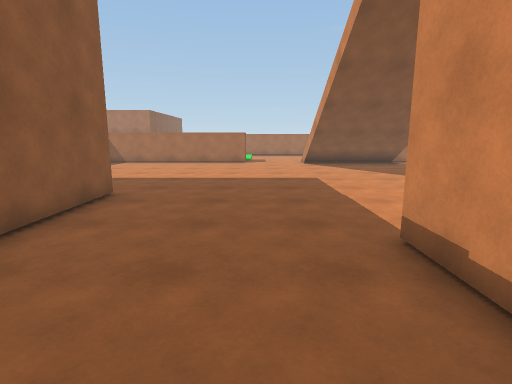
View 1 (above)

20 first-person views from a walk through a Unity game level. The camera is 1.5 m above the floor, tilts 10° down and sees 80° across. The floor is counted in squares, 1 m on a side. Each view is taken from the middle of a square. On the plan, view 1 faces up. The plan holds only what a view shows up to about 15 squares ahead; the rest is blank. The place goes on beyond the plan. The player is left out.

View 2
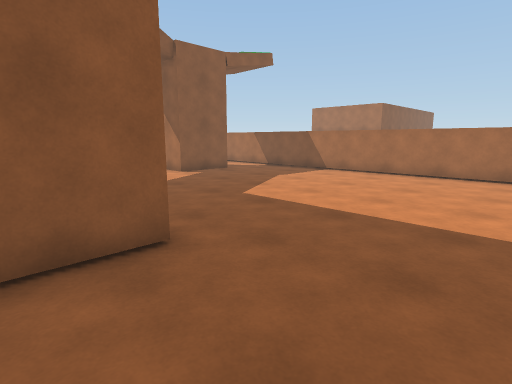

View 3
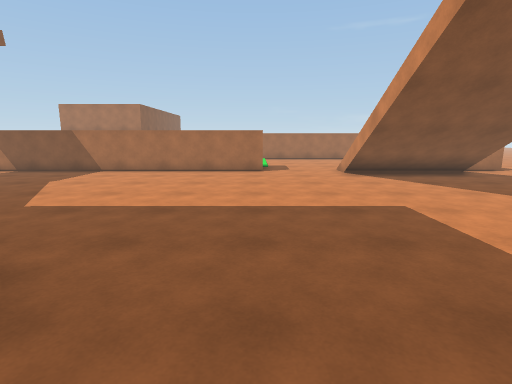

View 4
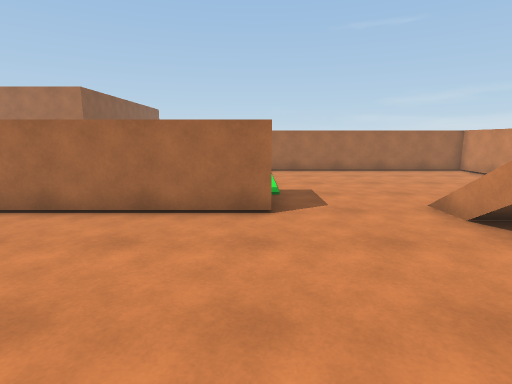

View 5
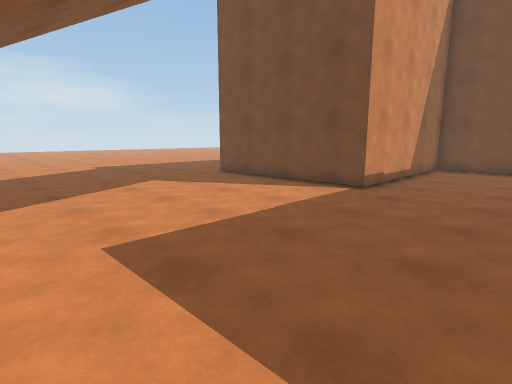

View 6
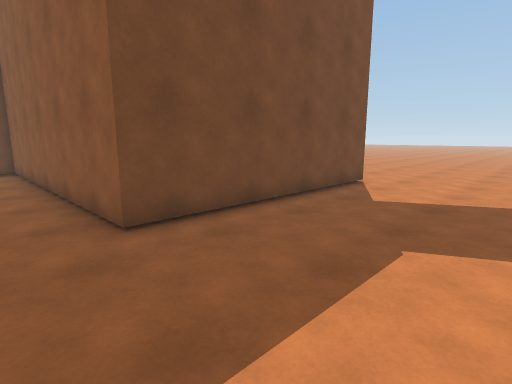

View 7
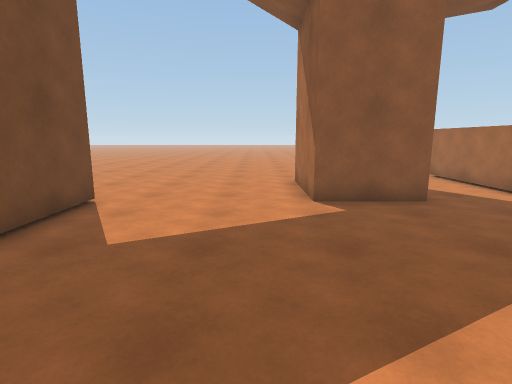

View 8
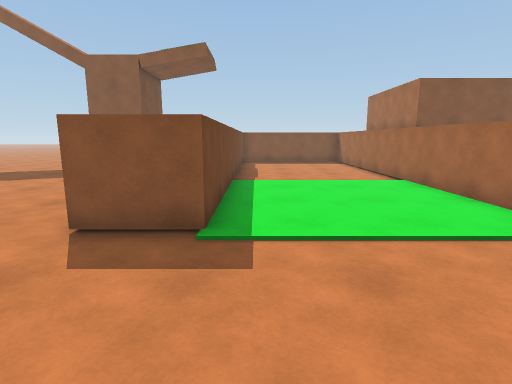

View 9
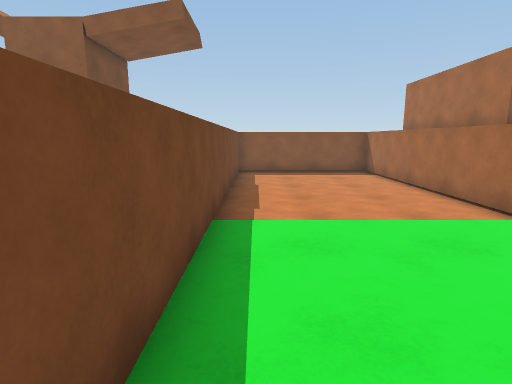

View 10
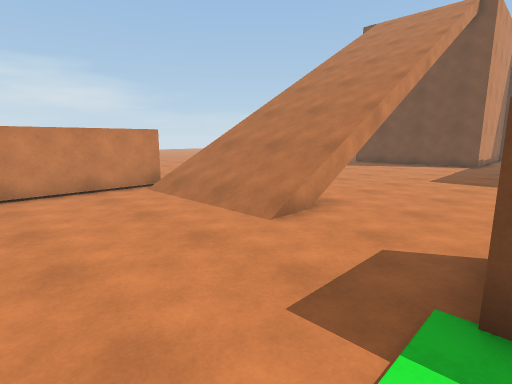

View 11
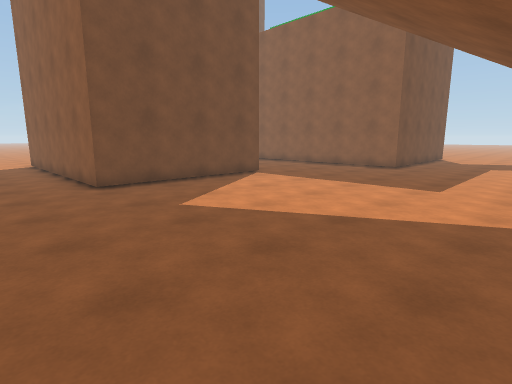

View 12
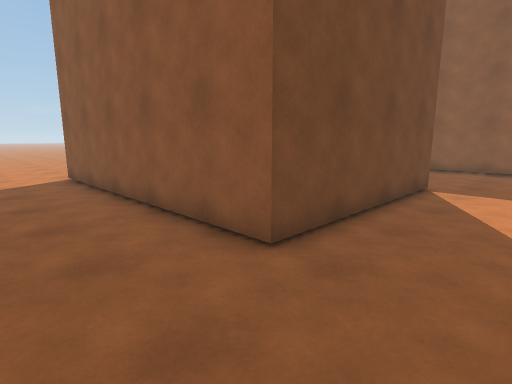

View 13
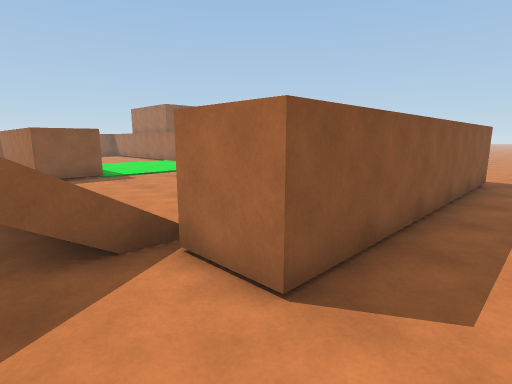

View 14
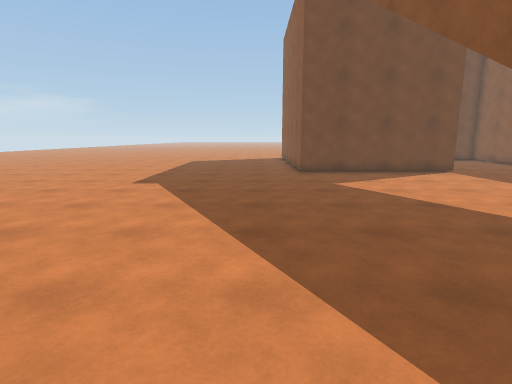

View 15
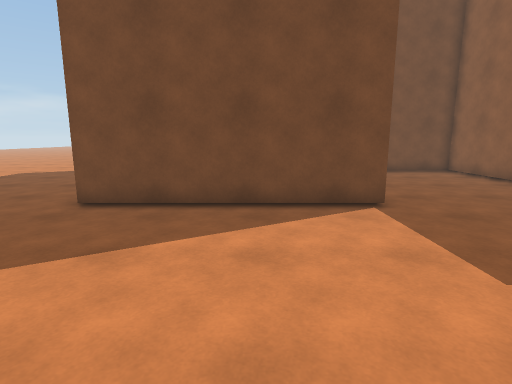

View 16
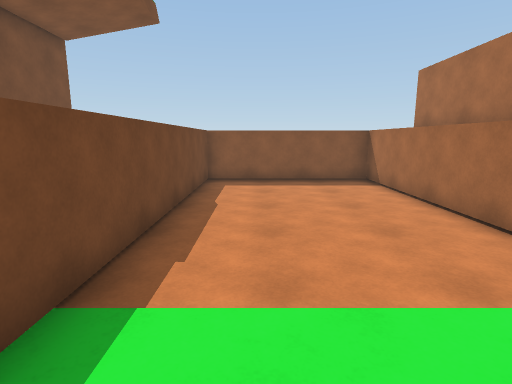

View 17
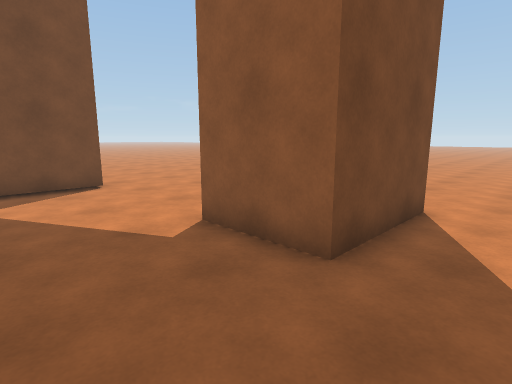

View 18
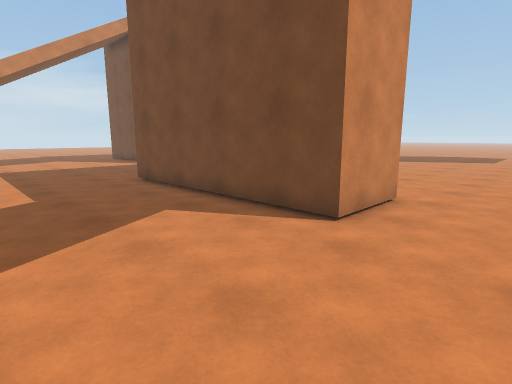

View 19
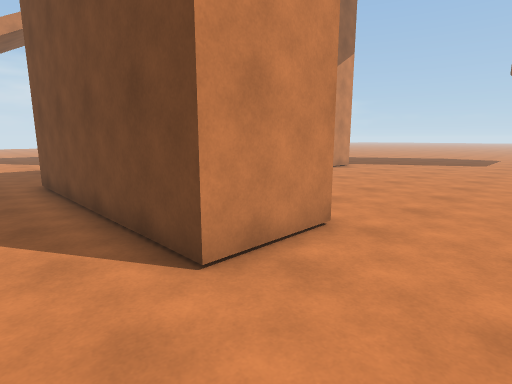

View 20
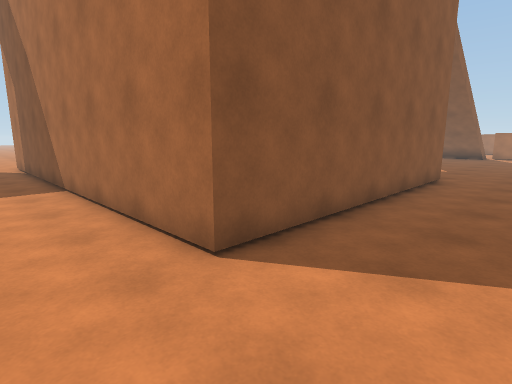

### Floor plan
Key: @ floor where view 1 was taken; # wall or solid block; . floor; / step, stairs or slope; = window, fence, low wall or low ledge; ^ raised ledge; v drop or lower ground.
Columns run from 15 left of view 1 to 12 right of it. Each row starts with its distance up from view 1.
 28                          ^.
 27 ^^^^^^^^^^^^^^^^^^^^^^^^##.
 26 ........................##.
 25 ........................##.
 24 ....................... ##.
 23 ........................##..
 22 ........................##..
 21 ^^^^^^^^^^^^^^^.........##..
 20               ^.........##..
 19 ^^^^^^^^^^^^^^^...//////##..
 18 ..................=/////...
 17 ..................v/////....
 16 ####..............v////v....
 15 ####.............. .... ....
 14 ####........................
 13 ............................
 12 ............................
 11 ............................
 10 ............................
  9 ............................
  8 ...#########................
  7 ...#       #................
  6 ...#       #................
  5 ...#       #................
  4 .....      #.....########...
  3 .....      #.....#      #...
  2  .....     #.....#      #...
  1  .....     #.....#      #...
  0  ......    #...@.#      #...
 -1  ......    #.....#      #...
 -2  .......   #.....#      #...
 -3  .......   #######      #...
 -4  .......                #...
 -5  ......                 #...
 -6   ....   ################...
 -7   ...       ...............
 -8   ..                 .......
 -9                         ..
-10                         ..
-11                         ..

Positions as (right, up) in squares from view 1, and headings:
1: (0, 0), facing up
2: (0, 6), facing up-left
3: (-1, 5), facing up
4: (-1, 13), facing up
5: (-2, 13), facing down-right
6: (-2, 13), facing down-left
7: (-5, 12), facing left
8: (4, 22), facing left
9: (-1, 22), facing left
10: (-1, 24), facing down-right
11: (12, 14), facing down-left
12: (12, 7), facing down-left
13: (12, 17), facing up-left
14: (11, 18), facing down
15: (5, 11), facing down
16: (-4, 23), facing left
17: (-9, 18), facing down-left
18: (-15, 13), facing down-right
19: (-15, 10), facing down-right
20: (12, -8), facing up-left
